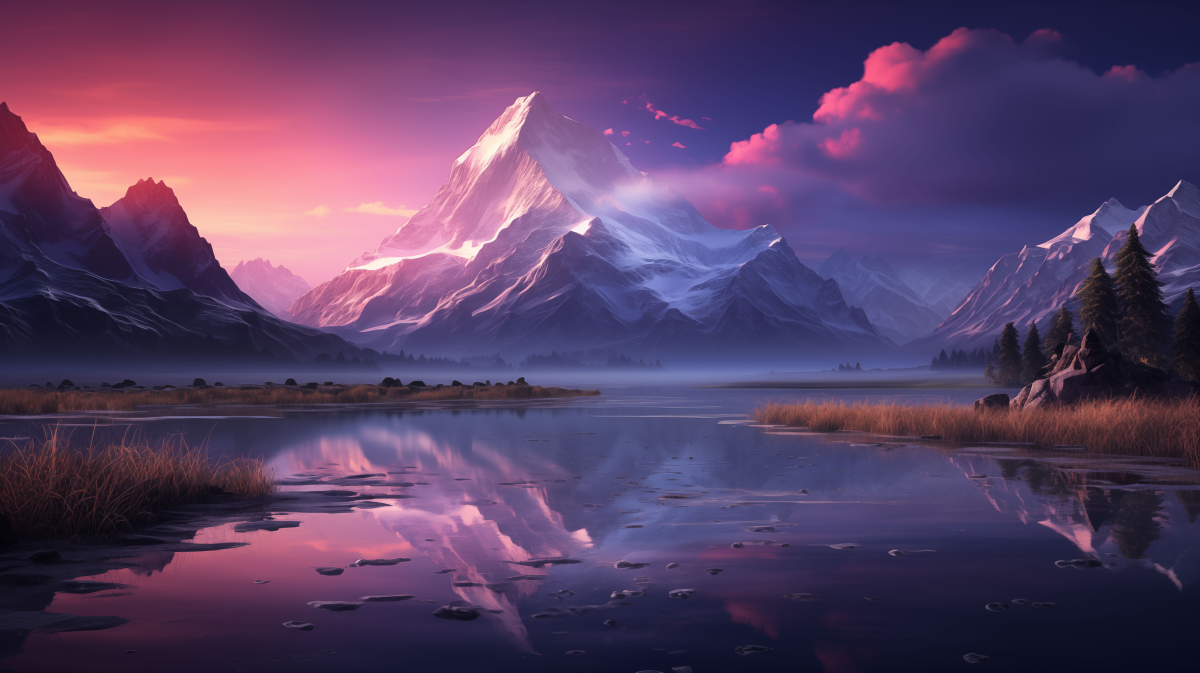
#> input picture img.jpg, 6000 x 3363 px, found by its file name (shown at 1/5 size)
$ python images.py
#> lines starting #> are read from the running program, lines starting #| are printed output that depends on the picture
from PIL import Image
import os
my_image = Image.open(r"C:/Users/ULTRAPC/Desktop/projects/learning/python/practice-py/img.jpg")
#> my_image is the input picture: PIL image 6000x3363 RGB; mean R, G, B 89.1, 64.4, 101


cropped = (0 , 0 , 450 , 450)

cropped_image = my_image.crop(cropped)
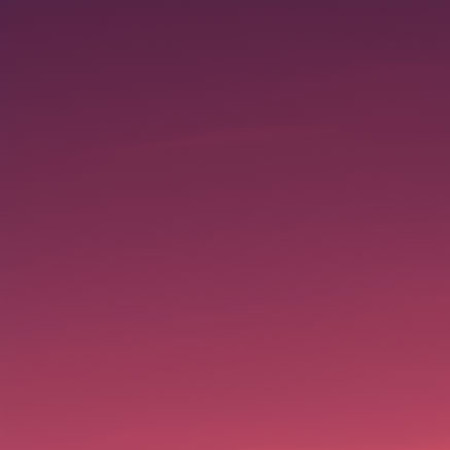
#> cropped_image: PIL image 450x450 RGB; mean R, G, B 128.3, 49.9, 81.5
my_image.show()

cropped_image.show()

# cropped_image.save(r"C:/Users/ULTRAPC/Desktop/projects/learning/python/practice-py/cropped_img.jpg")
# cropped_image.remove(r"C:/Users/ULTRAPC/Desktop/projects/learning/python/practice-py/cropped_img.jpg")
os.remove(r"C:/Users/ULTRAPC/Desktop/projects/learning/python/practice-py/cropped_img.jpg")
